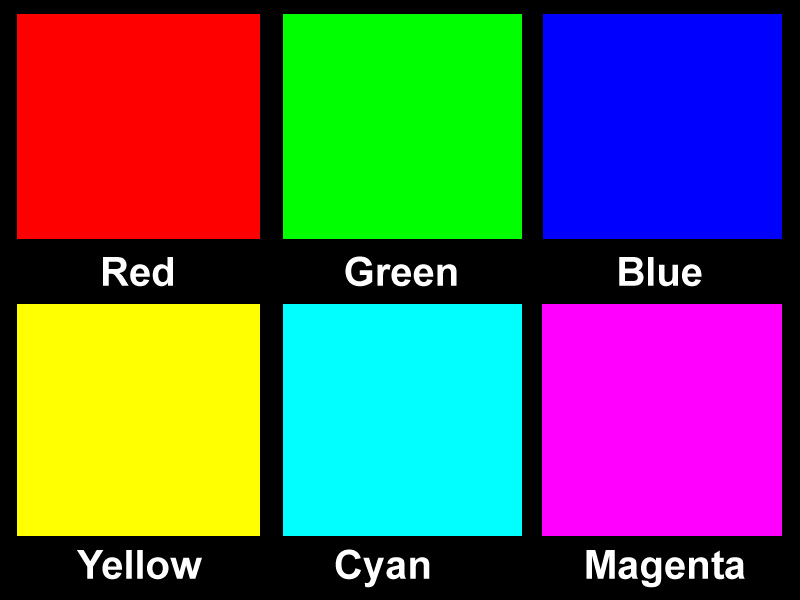
#> input picture 강의자료/[10주차]DIP08_ColorCoordinates/data/RGBColors.JPG, 800 x 600 px, found by its file name
$ python Cl1.ShowRGBPlanes.py
#> lines starting #> are read from the running program, lines starting #| are printed output that depends on the picture
"""
1. 프로그램의 기능
    입력 영상의 색상 구성 성분인 RGB 정보를 각 채널의 해당 색상으로 표현한다.
    이를 3가지 방법을 사용하여 구현한다.

2. 프로그램의 목표
    영상 정보에서 특성 색상 정보를 추출할 수 있다.

3. 점검 포인트
    img2[:,:,i] = img[:,:,i]
    # img의 i번째 채널의 모든 데이터를 img2의 해당 채널에 복사한다.

4. 미션


공통 주의 사항
    matplotlib를 이용해 화면에 영상을 출력하려면 RGB 평면 배열을 사용해야 한다.
    OpenCV 함수를 이용해 BGR 평면 배열을 RGB 평면 배열을 사용해야 한다.

"""


import numpy as np
import cv2 as cv
from matplotlib import pyplot as plt


#=============================================================================================
# 단계 0
# 영상이 존재하는 폴더와 파일 이름을 지정하여 영상 파일 읽어 내기
# 다음 사례를 활용하여 영상 파일이 있는 폴더를 적절히 지정하시오.
#Path = 'd:\Work\StudyImages\Images\\'       # \\ 오류 발생 방지. \만 쓰면 오류.
Path = '../data/'               # 현재 상위 폴더의 상위 폴더 아래에 있는 Images 폴더.
Name = 'lenna.tif'
# [9 lines of commented-out code are left out]
Name = 'RGBcolors.jpg'
#Name = 'YCM.png'

FullName = Path + Name

#===============================================================================
# print("영상 파일을 열어 화면에 출력하기")
#===============================================================================
ImreadMode = cv.IMREAD_COLOR       # 영상 데이터의 반환 모드를 결정
#   IMREAD_COLOR = 1            # default. 생략가능. 모노 영상도 3채널(RGB) 영상이 된다.
#   IMREAD_GRAYSCALE = 0        # 칼라 영상도 모노로 변환하여 연다. 1채널 영상이 됨.
#   IMREAD_UNCHANGED = -1       # 있는 그대로 열기.
img = cv.imread(FullName, ImreadMode)      # OpenCV에서는 BGR 배열임
#> img is the input picture: shape (600, 800, 3); mean B, G, R 92.1, 92.4, 93.1
# assert condition, message  : condition이 false이면  message 출력하면서 AssertError 발생.
assert img is not None, 'No image file....!'  # 입력 영상을 제대로 읽어오지 못하여 NULL을 반환.

# 입력 파일이 지나치게 크면 크기를 조정하시오.
#img = cv.resize(img, dsize=(0, 0), fx=1/2, fy=1/2, interpolation=cv.INTER_LINEAR)


#"""
# 방법 1 ======================================================================================
# 가장 손쉬운 방법
# print("RGB 3개 영상(imgR, imgG, imgB)을 미리 정의하여 두고 화면에 출력한다.")

b, g, r = cv.split(img)
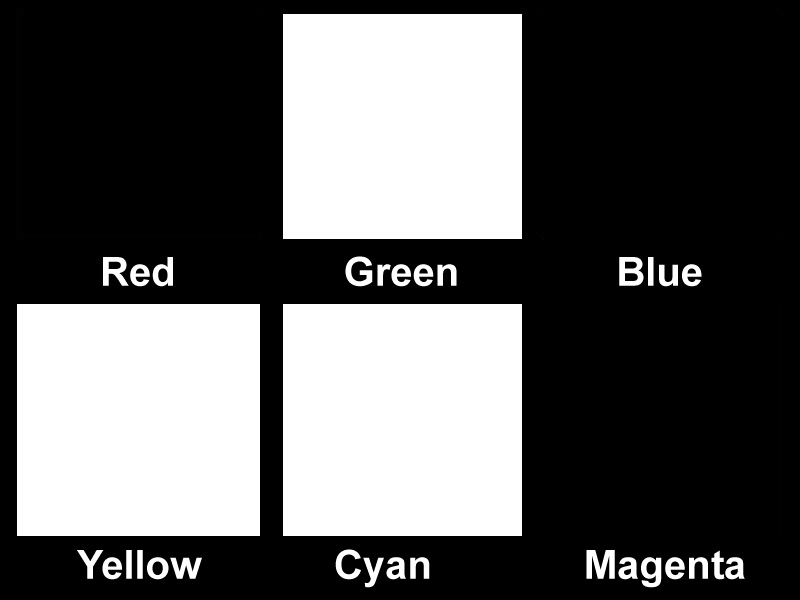
#> g: shape (600, 800); min 0, max 255, mean 92.4
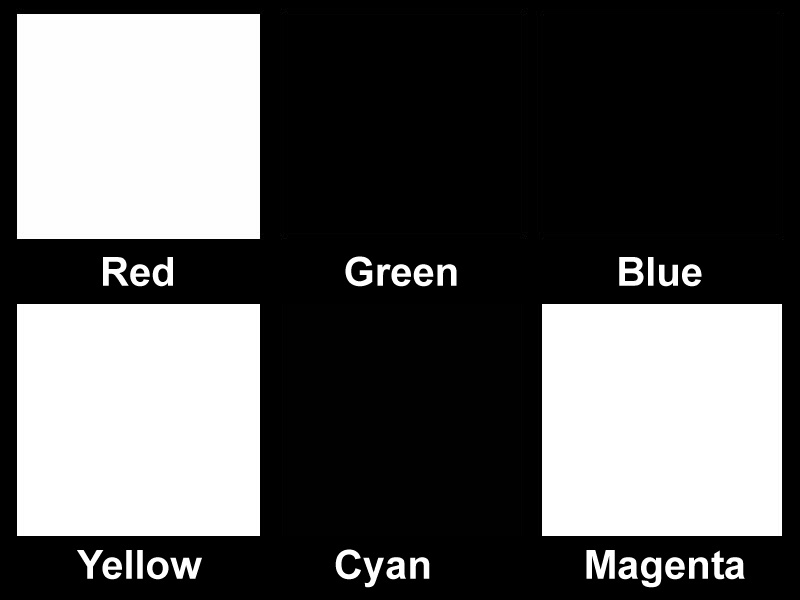
#> r: shape (600, 800); min 0, max 255, mean 93.1
img = cv.merge([r, g, b])    # 영상을 RGB 순으로 배열한다.
imgBlank = np.zeros(img.shape, dtype='uint8')   # 원영상과 같은 크기의 빈 영상을 준비한다.

# 해당 되는 채널의 화면 정보를 화면 출력을 위한 어레이에 복사한다.
imgR = imgBlank.copy(); imgR[:, :, 0] = img[:, :, 0]    # r
#> after `imgR[:, :, 0] = img[:, :, 0]`:
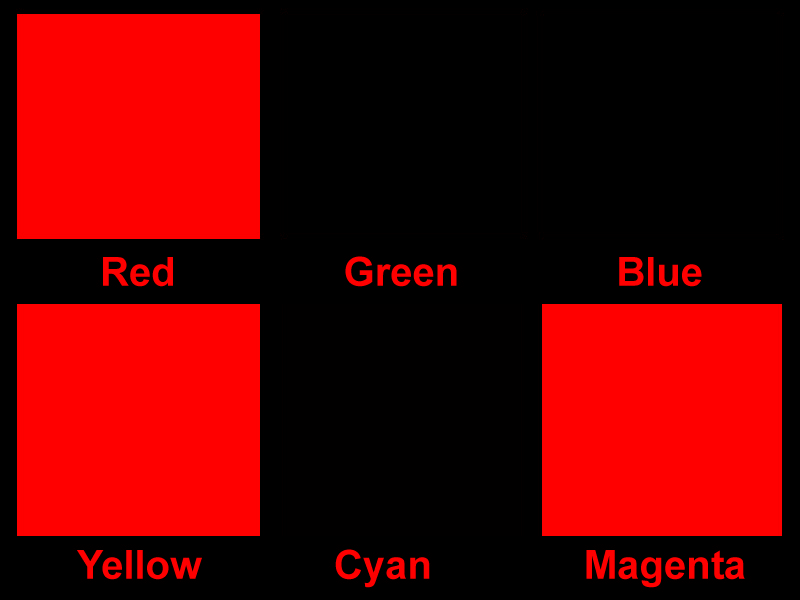
#> imgR: shape (600, 800, 3); mean R, G, B 93.1, 0, 0
imgG = imgBlank.copy(); imgG[:, :, 1] = img[:, :, 1]    # g
#> after `imgG[:, :, 1] = img[:, :, 1]`:
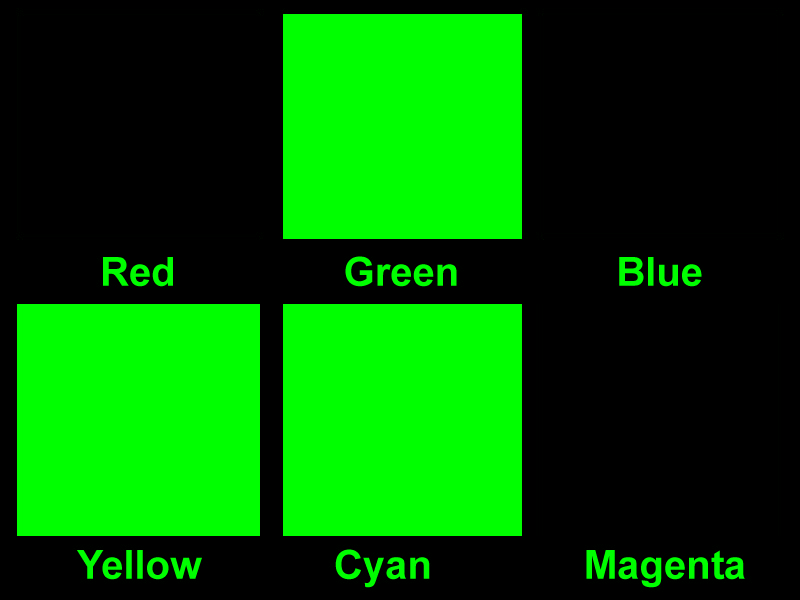
#> imgG: shape (600, 800, 3); mean R, G, B 0, 92.4, 0
imgB = imgBlank.copy(); imgB[:, :, 2] = img[:, :, 2]    # b
#> after `imgB[:, :, 2] = img[:, :, 2]`:
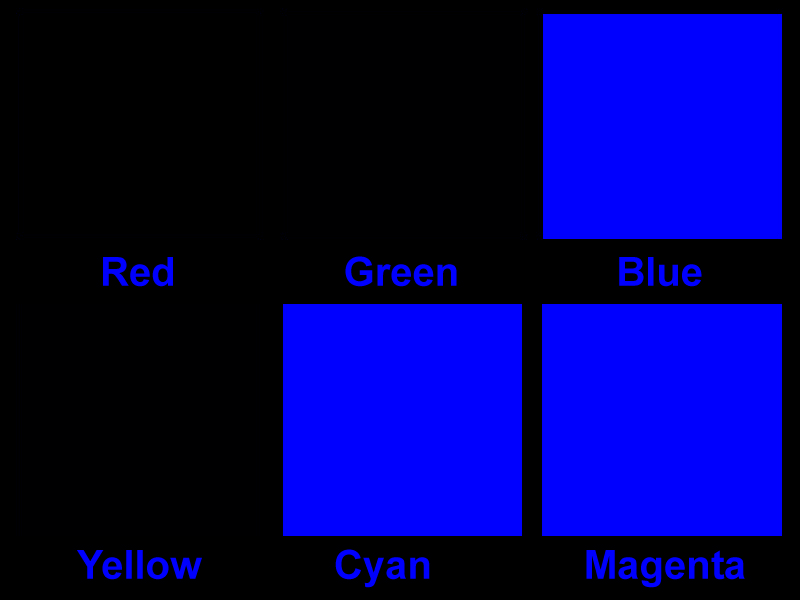
#> imgB: shape (600, 800, 3); mean R, G, B 0, 0, 92.1


plt.figure(num='Original Image & their color components', figsize=(14,8))
plt.subplot(221); plt.imshow(img)      # 입력받은 대로 출력
plt.title('1) Original', fontsize='x-large')
plt.axis('off')             # plt.xticks([]), plt.yticks([])

ii = 0
for color, array in [ ['2) Red', imgR], ['3) Green', imgG], ['4) Blue', imgB]]:
    plt.subplot(220+ii+2)
    plt.imshow(array)
    plt.axis('off')             # plt.xticks([]), plt.yticks([])
    plt.title(color, fontsize='x-large')
    ii += 1
#> this loop made 3 passes
#> color on passes 1 to 3: '2) Red', '3) Green', '4) Blue'
#> after the loop, ii = 3

plt.show()
#exit()
#=============================================================================================
#"""


# 방법 2 ======================================================================================
# print("방법 1과는 달리 RGB 3개 평면 어레이(imgR, imgG, imgB)를 만들지 않는다.")

b, g, r = cv.split(img); img = cv.merge([r, g, b]);

# interactive mode로 설정한다. plt.show() 없이 plt.imshow()만으로 출력된다.
# plt.ion();

imgBlank = np.zeros(img.shape, dtype='uint8')

plt.figure(num='Original Image & their color components')
plt.subplot(221); plt.imshow(img)      # 입력받은 대로 출력
plt.title('Original(color)')
plt.axis('off')                 # plt.xticks([]), plt.yticks([])

ii=0
for color in ['Red', 'Green', 'Blue']:
    imgShow = imgBlank.copy()
    imgShow[:, :, ii] = img[:, :, ii]
    plt.subplot(220+ii+2)
    plt.imshow(imgShow)
    plt.axis('off')             # plt.xticks([]), plt.yticks([])
    plt.title(color)
    ii += 1
#> after the loop, ii = 3

plt.show()
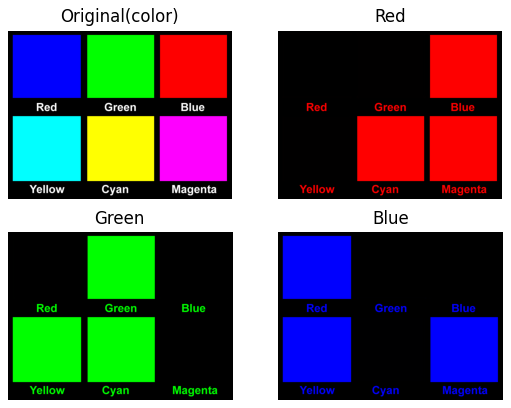
#> figure drawn by matplotlib, 4 panels; B, G, R data is drawn as R, G, B
#=============================================================================================


# 방법 3 ======================================================================================
# 방법 1과는 달리 RGB 3개 평면 어레이(imgR, imgG, imgB)를 만들지 않는다.
# print("RGB 분리된 영상을 기록용으로 저장한다.)

imgBlank = np.zeros(img.shape, dtype='uint8')

plt.figure(num='Original Image & their color planes')

#plt.subplot(221); plt.imshow(img)      # 오류! BGR 영상이라 올바로 출력되지 않는다.

# ['Color Title', channel_num_RGB, channel_num_BGR]
for color, i, ii in [['Red', 0, 2], ['Green', 1, 1], ['Blue', 2, 0]]:
    imgShow = imgBlank.copy()
    imgShow[:, :, i] = img[:, :, ii]
    plt.subplot(220+i+2)        # 화면 번호 2번부터 R, G, B 순번.
    plt.imshow(imgShow)
    plt.axis('off')  # plt.xticks([]), plt.yticks([])
    plt.title(color)
    cv.imwrite(color+'.jpg', imgShow, (cv.IMWRITE_JPEG_QUALITY, 97))   # 품질 97(1~100)로 저장

imgShow[:, :, 1] = img[:, :, 1]     # imgShow의 Green에는 OpenCV 영상 img의 1번채널
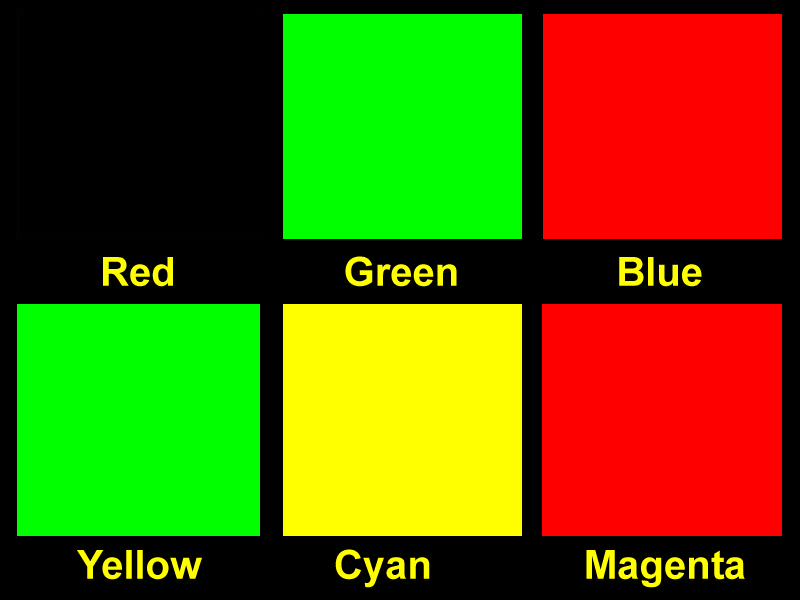
#> imgShow: shape (600, 800, 3); mean B, G, R 0, 92.4, 92.1
imgShow[:, :, 0] = img[:, :, 2]     # imgShow의 Red에는 OpenCV 영상 img의 2번채널. Blue에는 이미 데이터가 들어가 있음.
plt.subplot(221); plt.imshow(imgShow)      # 1번 화면에는 원본 영상을 보인다.
plt.title('Original')
plt.axis('off')                 # plt.xticks([]), plt.yticks([])

# OpenCV로 파일에 저장할 때는 BGR 순서이므로 imgShow 영상을 저장하면 안된다.
cv.imwrite('rgb.jpg', img, (cv.IMWRITE_JPEG_QUALITY, 97))   # 읽은 그대로 저장(img). 품질 97(1~100)로 저장
plt.show()
exit()
#> (the program exits here)

$ run again, with 강의자료/[10주차]DIP08_ColorCoordinates/data/barns.jpg copied over 강의자료/[10주차]DIP08_ColorCoordinates/data/RGBColors.JPG
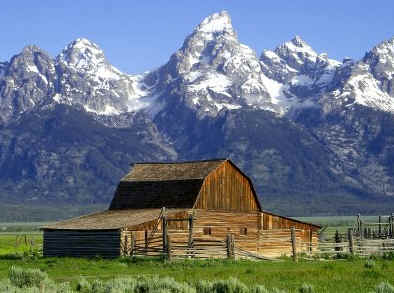
#> input picture 강의자료/[10주차]DIP08_ColorCoordinates/data/barns.jpg, 394 x 293 px, found by its file name
#> img is the input picture: shape (293, 394, 3); mean B, G, R 129.4, 117.2, 104.9
#> `imgB[:, :, 2] = img[:, :, 2]`:
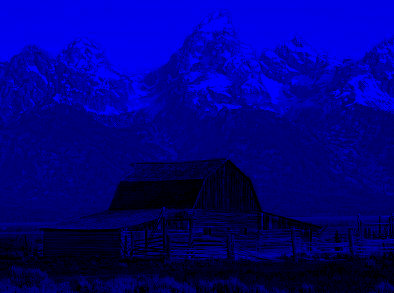
#> imgB: shape (293, 394, 3); mean R, G, B 0, 0, 129.4
#> the loop `for color, array in [ ['2) Red', imgR], ['3) Green', imgG], ['4) Blue'..` made 3 passes
#> color on passes 1 to 3: '2) Red', '3) Green', '4) Blue'
#> after the loop `for color, array in [ ['2) Red', imgR], ['3) Green', imgG], ['4) Blue'..`: ii = 3
#> `imgShow[:, :, 1] = img[:, :, 1]`:
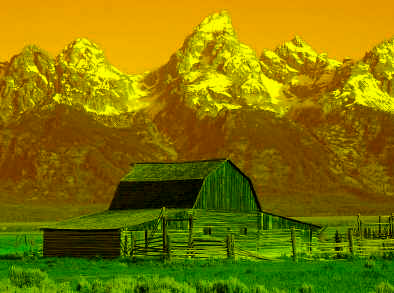
#> imgShow: shape (293, 394, 3); mean B, G, R 0, 117.2, 129.4
